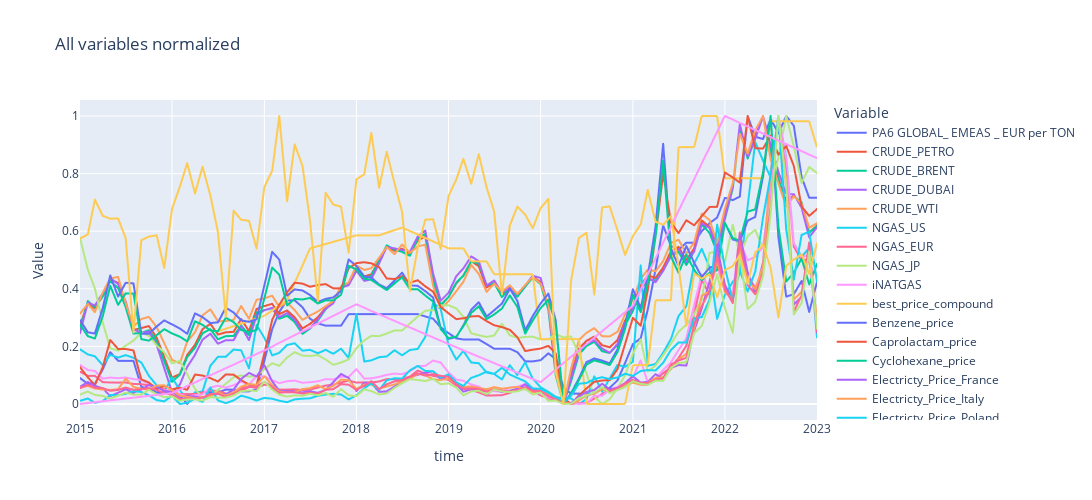

This figure's notebook cell:
### Markdown cell above
**Let us first look at the evolution of all of our variables. We are interested in observing common trends and correlations, so we will first rescale/normalize our variables so they range from 0 to 1, and then we will inspect them groupwise**

### Code cell
scaler = MinMaxScaler()
df_normalized = pd.DataFrame(scaler.fit_transform(data), index=data.index, columns=data.columns)
df_melted = df_normalized.reset_index().melt(id_vars=df_normalized.index.name, var_name='Variable', value_name='Value')
fig = px.line(df_melted, x=df_normalized.index.name, y='Value', color='Variable', title='All variables normalized')
fig.update_layout(width=1300, height=500)
fig.show()
